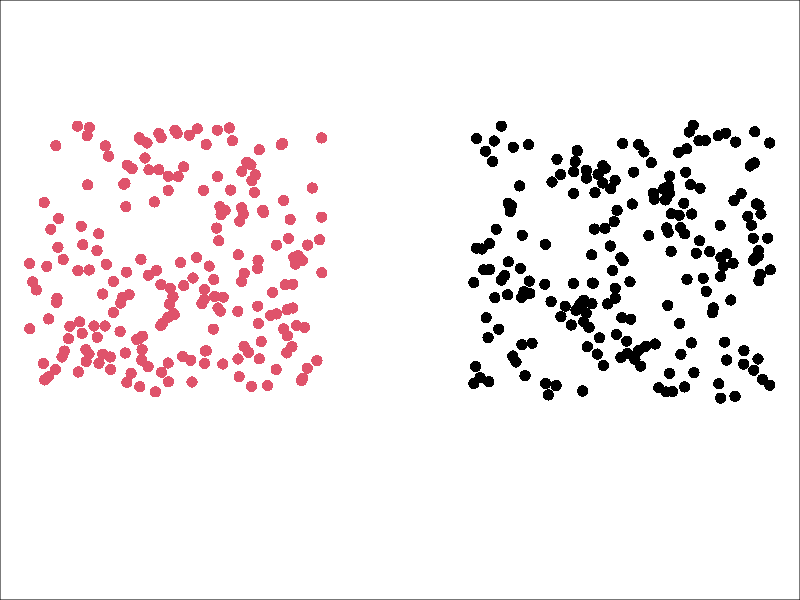

This figure's R source:
# this code is for the simulation of trying CCD codes

# library
library(MASS)
library(cluster)
library(e1071)

# the main code
set.seed(1)
n <- 200
c1.mu <- c(0,0)
c2.mu <- c(3,0)
inter <- 1
datax <- matrix(c(runif(n,c1.mu[1]-inter,c1.mu[1]+inter),
                  runif(n,c1.mu[2]-inter,c1.mu[2]+inter)),
                byrow=F,nrow=n)
datay <- matrix(c(runif(n,c2.mu[1]-inter,c2.mu[1]+inter),
                  runif(n,c2.mu[2]-inter,c2.mu[2]+inter)),
                byrow=F,nrow=n)
dataf <- rbind(datax,datay)
ddataf <- ddataf <- as.matrix(dist(dataf))

# Fuzzy C means clustering
k <- 2
result <- cmeans(dataf,k)
# result <- cmeans.cluster(clus.fuzzy$centers, dataf)

# print the clusters, use 1200 500
par(mar=c(0,0,0,0))
plot(dataf,xlab="",ylim=c(-2.3,1.75),ylab="",pch=16,cex=1.5,axes=FALSE, col = result$cluster)
box()
